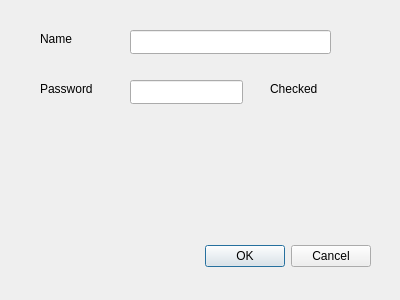
<ui version="4.0" >
 <class>Dialog</class>
 <widget class="QDialog" name="Dialog" >
  <property name="geometry" >
   <rect>
    <x>0</x>
    <y>0</y>
    <width>400</width>
    <height>300</height>
   </rect>
  </property>
  <property name="windowTitle" >
   <string>Dialog</string>
  </property>
  <widget class="QDialogButtonBox" name="buttonBox" >
   <property name="geometry" >
    <rect>
     <x>30</x>
     <y>240</y>
     <width>341</width>
     <height>32</height>
    </rect>
   </property>
   <property name="orientation" >
    <enum>Qt::Horizontal</enum>
   </property>
   <property name="standardButtons" >
    <set>QDialogButtonBox::Cancel|QDialogButtonBox::Ok</set>
   </property>
  </widget>
  <widget class="QLabel" name="label" >
   <property name="geometry" >
    <rect>
     <x>40</x>
     <y>30</y>
     <width>62</width>
     <height>18</height>
    </rect>
   </property>
   <property name="text" >
    <string>Name</string>
   </property>
  </widget>
  <widget class="QLineEdit" name="userName" >
   <property name="geometry" >
    <rect>
     <x>130</x>
     <y>30</y>
     <width>201</width>
     <height>24</height>
    </rect>
   </property>
  </widget>
  <widget class="QLabel" name="label_2" >
   <property name="geometry" >
    <rect>
     <x>40</x>
     <y>80</y>
     <width>62</width>
     <height>18</height>
    </rect>
   </property>
   <property name="text" >
    <string>Password</string>
   </property>
  </widget>
  <widget class="QLineEdit" name="password" >
   <property name="geometry" >
    <rect>
     <x>130</x>
     <y>80</y>
     <width>113</width>
     <height>24</height>
    </rect>
   </property>
   <property name="frame" >
    <bool>true</bool>
   </property>
  </widget>
  <widget class="QLabel" name="label_3" >
   <property name="geometry" >
    <rect>
     <x>270</x>
     <y>80</y>
     <width>62</width>
     <height>18</height>
    </rect>
   </property>
   <property name="text" >
    <string>Checked</string>
   </property>
  </widget>
 </widget>
 <resources/>
 <connections>
  <connection>
   <sender>buttonBox</sender>
   <signal>accepted()</signal>
   <receiver>Dialog</receiver>
   <slot>accept()</slot>
   <hints>
    <hint type="sourcelabel" >
     <x>248</x>
     <y>254</y>
    </hint>
    <hint type="destinationlabel" >
     <x>157</x>
     <y>274</y>
    </hint>
   </hints>
  </connection>
  <connection>
   <sender>buttonBox</sender>
   <signal>rejected()</signal>
   <receiver>Dialog</receiver>
   <slot>reject()</slot>
   <hints>
    <hint type="sourcelabel" >
     <x>316</x>
     <y>260</y>
    </hint>
    <hint type="destinationlabel" >
     <x>286</x>
     <y>274</y>
    </hint>
   </hints>
  </connection>
 </connections>
</ui>
